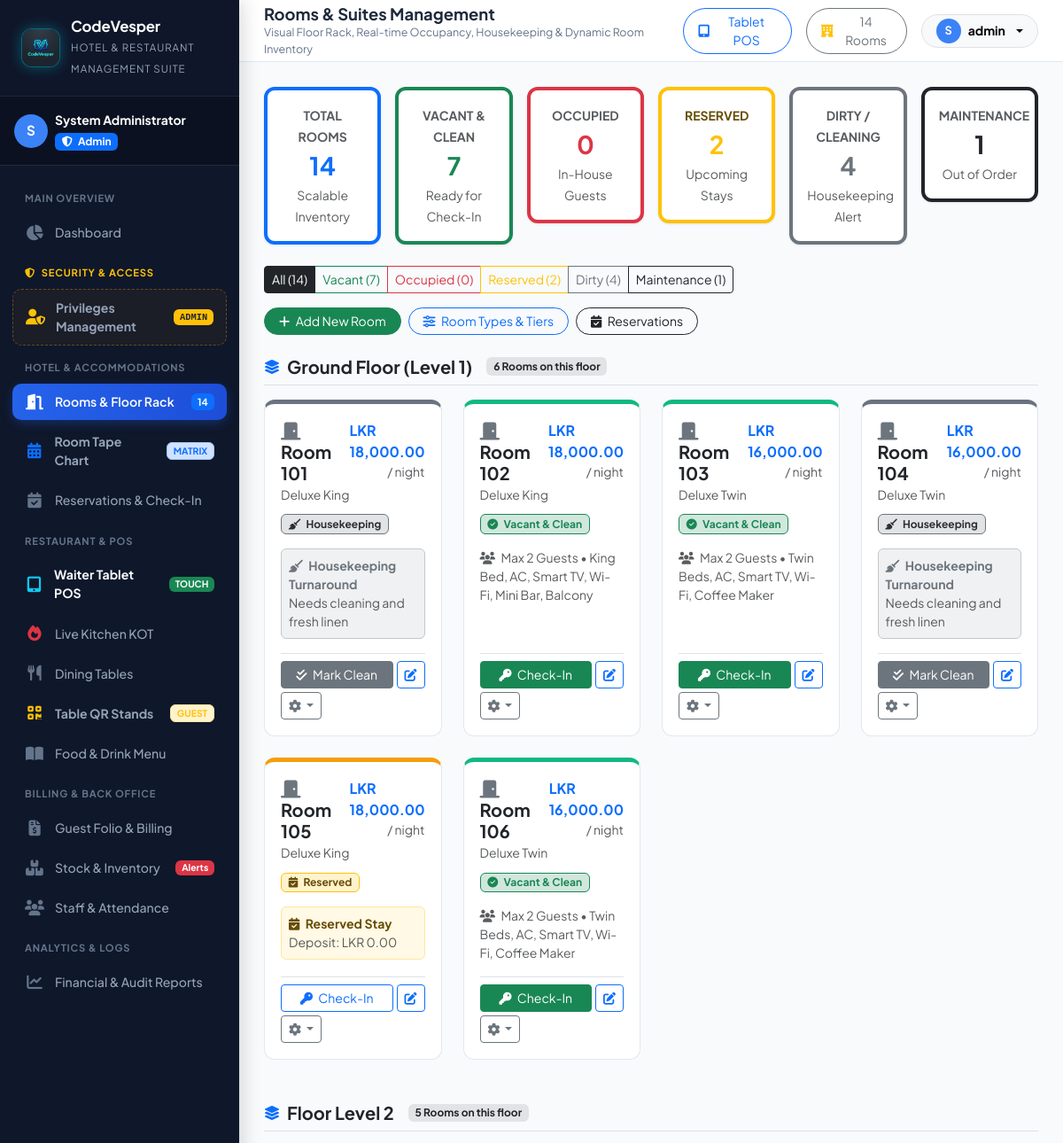
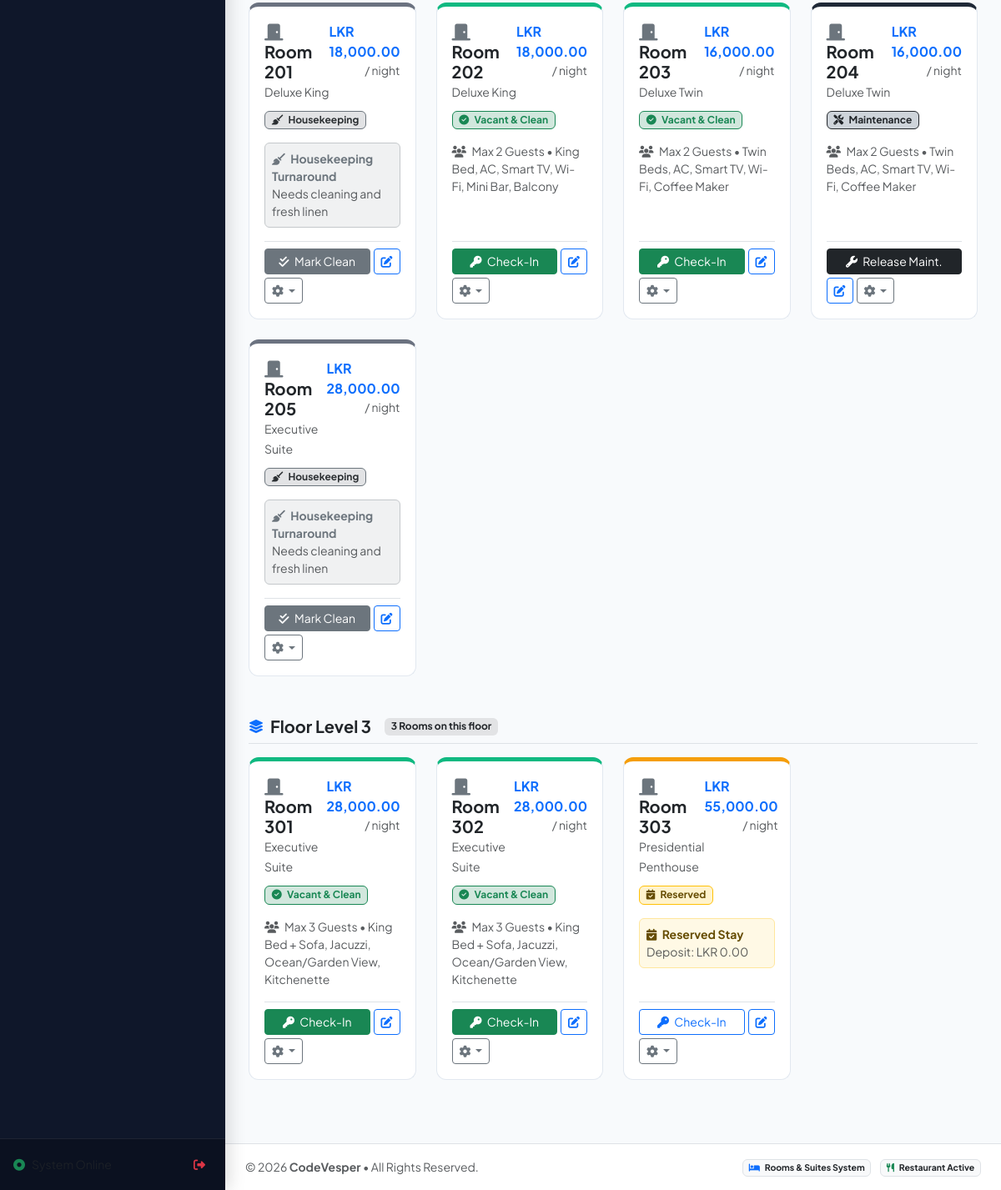
/rooms.php (signed in), run on the app's committed database (2 pictures, top to bottom).
### tables this page shows
CREATE TABLE `rooms` (
  `id` int NOT NULL AUTO_INCREMENT,
  `room_number` varchar(10) NOT NULL,
  `room_type_id` int NOT NULL,
  `floor` int NOT NULL,
  `status` enum('vacant','reserved','occupied','dirty','maintenance') DEFAULT 'vacant',
  `daily_rate` decimal(10,2) NOT NULL,
  `notes` varchar(255) DEFAULT NULL,
  PRIMARY KEY (`id`)  ,
  UNIQUE KEY `room_number` (`room_number`),
  KEY `room_type_id` (`room_type_id`),
  CONSTRAINT `rooms_ibfk_1` FOREIGN KEY (`room_type_id`) REFERENCES `room_types` (`id`)
);

CREATE TABLE `room_types` (
  `id` int NOT NULL AUTO_INCREMENT,
  `name` varchar(50) NOT NULL,
  `code` varchar(10) NOT NULL,
  `base_price` decimal(10,2) NOT NULL,
  `capacity` int DEFAULT '2',
  `amenities` text DEFAULT NULL,
  `description` text DEFAULT NULL,
  PRIMARY KEY (`id`)  ,
  UNIQUE KEY `code` (`code`)
);

### rooms.php (the view, shortened to what this page needs)
<?php
require_once __DIR__ . '/includes/header.php';
$db = getDbConnection();
$rooms = $db->query("
    SELECT r.*, rt.name as type_name, rt.code as type_code, rt.capacity, rt.amenities,
           ci.id as check_in_id, ci.check_in_time, ci.deposit_paid,
           g.full_name as guest_name, g.phone as guest_phone,
           res.check_out_date, res.booking_ref
    FROM rooms r
    JOIN room_types rt ON r.room_type_id = rt.id
    LEFT JOIN check_ins ci ON (ci.room_id = r.id AND ci.status = 'active')
    LEFT JOIN guests g ON ci.guest_id = g.id
    LEFT JOIN reservations res ON ci.reservation_id = res.id
    ORDER BY r.floor ASC, r.room_number ASC
")->fetchAll();
$stats = [
    'total' => count($rooms),
    'vacant' => 0,
    'occupied' => 0,
    'reserved' => 0,
    'dirty' => 0,
    'maintenance' => 0
];
foreach ($rooms as $r) {
    if (isset($stats[$r['status']])) {
        $stats[$r['status']]++;
    }
}
$floors = [];
foreach ($rooms as $r) {
    $fNum = (int)$r['floor'];
    $floorLabel = ($fNum === 1) ? 'Ground Floor (Level 1)' : 'Floor Level ' . $fNum;
    $floors[$floorLabel][] = $r;
}
?>
<div class="row g-3 mb-4">
    <div class="col-6 col-md-2">
        <div class="card-custom p-3 text-center border-start border-4 border-primary">
            <span class="text-muted small fw-bold">TOTAL ROOMS</span>
            <h3 class="fw-bold my-1 text-primary"><?= $stats['total'] ?></h3>
            <span class="small text-muted">Scalable Inventory</span>
        </div>
    </div>
    <div class="col-6 col-md-2">
        <div class="card-custom p-3 text-center border-start border-4 border-success">
            <span class="text-muted small fw-bold text-success">VACANT & CLEAN</span>
            <h3 class="fw-bold my-1 text-success"><?= $stats['vacant'] ?></h3>
            <span class="small text-muted">Ready for Check-In</span>
        </div>
    </div>
    <div class="col-6 col-md-2">
        <div class="card-custom p-3 text-center border-start border-4 border-danger">
            <span class="text-muted small fw-bold text-danger">OCCUPIED</span>
            <h3 class="fw-bold my-1 text-danger"><?= $stats['occupied'] ?></h3>
            <span class="small text-muted">In-House Guests</span>
        </div>
    </div>
    <div class="col-6 col-md-2">
        <div class="card-custom p-3 text-center border-start border-4 border-warning">
            <span class="text-muted small fw-bold text-warning-emphasis">RESERVED</span>
            <h3 class="fw-bold my-1 text-warning"><?= $stats['reserved'] ?></h3>
            <span class="small text-muted">Upcoming Stays</span>
        </div>
    </div>
    <div class="col-6 col-md-2">
        <div class="card-custom p-3 text-center border-start border-4 border-secondary">
            <span class="text-muted small fw-bold text-secondary">DIRTY / CLEANING</span>
            <h3 class="fw-bold my-1 text-secondary"><?= $stats['dirty'] ?></h3>
            <span class="small text-muted">Housekeeping Alert</span>
        </div>
    </div>
    <div class="col-6 col-md-2">
        <div class="card-custom p-3 text-center border-start border-4 border-dark">
            <span class="text-muted small fw-bold text-dark">MAINTENANCE</span>
            <h3 class="fw-bold my-1 text-dark"><?= $stats['maintenance'] ?></h3>
            <span class="small text-muted">Out of Order</span>
        </div>
    </div>
</div>
<div class="d-flex flex-wrap justify-content-between align-items-center gap-3 mb-4">
    <div class="btn-group" role="group">
        <button type="button" class="btn btn-outline-dark btn-sm active" onclick="filterRooms('all', this)">All (<?= $stats['total'] ?>)</button>
        <button type="button" class="btn btn-outline-success btn-sm" onclick="filterRooms('vacant', this)">Vacant (<?= $stats['vacant'] ?>)</button>
        <button type="button" class="btn btn-outline-danger btn-sm" onclick="filterRooms('occupied', this)">Occupied (<?= $stats['occupied'] ?>)</button>
        <button type="button" class="btn btn-outline-warning btn-sm" onclick="filterRooms('reserved', this)">Reserved (<?= $stats['reserved'] ?>)</button>
        <button type="button" class="btn btn-outline-secondary btn-sm" onclick="filterRooms('dirty', this)">Dirty (<?= $stats['dirty'] ?>)</button>
        <button type="button" class="btn btn-outline-dark btn-sm" onclick="filterRooms('maintenance', this)">Maintenance (<?= $stats['maintenance'] ?>)</button>
    </div>
    <div class="d-flex flex-wrap gap-2">
        <button class="btn btn-success btn-sm px-3 rounded-pill" data-bs-toggle="modal" data-bs-target="#newRoomModal">
            <i class="fa-solid fa-plus me-1"></i> Add New Room
        </button>
        <button class="btn btn-outline-primary btn-sm px-3 rounded-pill" data-bs-toggle="modal" data-bs-target="#roomTypesModal">
            <i class="fa-solid fa-sliders me-1"></i> Room Types & Tiers
        </button>
        <a href="bookings.php" class="btn btn-outline-dark btn-sm px-3 rounded-pill">
            <i class="fa-solid fa-calendar-check me-1"></i> Reservations
        </a>
    </div>
</div>
<?php if (empty($rooms)): ?>
    <div class="card-custom p-5 text-center text-muted">
        <i class="fa-solid fa-door-open fa-4x text-secondary opacity-50 mb-3"></i>
        <h4 class="fw-bold text-dark">No Rooms Created Yet</h4>
        <p class="mb-3">Start setting up your hotel capacity by adding rooms and assigning them to floors.</p>
        <div>
            <button class="btn btn-primary px-4 rounded-pill" data-bs-toggle="modal" data-bs-target="#newRoomModal">
                <i class="fa-solid fa-plus me-1"></i> Add Your First Room
            </button>
        </div>
    </div>
<?php else: ?>
    <?php foreach ($floors as $floorName => $floorRooms): ?>
        <div class="mb-5 floor-group">
            <div class="d-flex align-items-center gap-2 mb-3 pb-2 border-bottom">
                <i class="fa-solid fa-layer-group text-primary"></i>
                <h5 class="fw-bold mb-0 text-dark"><?= htmlspecialchars($floorName) ?></h5>
                <span class="badge bg-secondary-subtle text-dark ms-2"><?= count($floorRooms) ?> Rooms on this floor</span>
            </div>
            <div class="row g-4">
                <?php foreach ($floorRooms as $room): ?>
                    <div class="col-12 col-md-6 col-lg-4 col-xl-3 room-col status-<?= $room['status'] ?>">
                        <div class="room-card status-<?= $room['status'] ?> h-100 d-flex flex-column justify-content-between">
                            <div>
                                <div class="d-flex justify-content-between align-items-start mb-2">
                                    <div>
                                        <h5 class="fw-bold mb-0 text-dark">
                                            <i class="fa-solid fa-door-closed text-secondary me-1"></i> <?= htmlspecialchars($room['room_number']) ?>
                                        </h5>
                                        <span class="text-muted small"><?= htmlspecialchars($room['type_name']) ?></span>
                                    </div>
                                    <div>
                                        <span class="fs-6 fw-bold text-primary"><?= formatMoney($room['daily_rate']) ?></span>
                                        <div class="small text-muted text-end">/ night</div>
                                    </div>
                                </div>
                                <div class="mb-3">
                                    <?= getRoomStatusBadge($room['status']) ?>
                                </div>
                                <?php if ($room['status'] === 'occupied' && !empty($room['guest_name'])): ?>
                                    <div class="bg-danger bg-opacity-10 border border-danger-subtle rounded-2 p-2 small mb-3">
                                        <div class="fw-bold text-danger"><i class="fa-solid fa-user me-1"></i> <?= htmlspecialchars($room['guest_name']) ?></div>
                                        <div class="text-muted"><i class="fa-solid fa-phone me-1"></i> <?= htmlspecialchars(formatPhoneNumber($room['guest_phone'])) ?></div>
                                        <div class="text-muted"><i class="fa-regular fa-calendar-days me-1"></i> Check-out: <?= formatDate($room['check_out_date']) ?></div>
                                    </div>
                                <?php elseif ($room['status'] === 'reserved'): ?>
                                    <div class="bg-warning bg-opacity-10 border border-warning-subtle rounded-2 p-2 small mb-3">
                                        <div class="fw-bold text-warning-emphasis"><i class="fa-solid fa-calendar-check me-1"></i> Reserved Stay</div>
                                        <div class="text-muted">Deposit: <?= formatMoney($room['deposit_paid'] ?? 0) ?></div>
                                    </div>
                                <?php elseif ($room['status'] === 'dirty'): ?>
                                    <div class="bg-secondary bg-opacity-10 border border-secondary-subtle rounded-2 p-2 small mb-3">
                                        <div class="fw-bold text-secondary"><i class="fa-solid fa-broom me-1"></i> Housekeeping Turnaround</div>
                                        <div class="text-muted">Needs cleaning and fresh linen</div>
                                    </div>
                                <?php else: ?>
                                    <div class="text-muted small mb-3">
                                        <i class="fa-solid fa-users me-1"></i> Max <?= $room['capacity'] ?> Guests &bull; <?= htmlspecialchars($room['amenities'] ?? 'AC, Wi-Fi') ?>
                                    </div>
                                <?php endif; ?>
                            </div>
                            <div class="pt-2 border-top d-flex flex-wrap gap-1 align-items-center">
                                <?php if ($room['status'] === 'vacant'): ?>
                                    <button class="btn btn-sm btn-success flex-grow-1" onclick="openCheckinModal(<?= $room['id'] ?>, '<?= htmlspecialchars($room['room_number']) ?>', <?= $room['daily_rate'] ?>)">
                                        <i class="fa-solid fa-key me-1"></i> Check-In
                                    </button>
                                <?php elseif ($room['status'] === 'dirty'): ?>
                                    <button class="btn btn-sm btn-secondary flex-grow-1" onclick="quickUpdateStatus(<?= $room['id'] ?>, 'vacant')">
                                        <i class="fa-solid fa-check-double me-1"></i> Mark Clean
                                    </button>
                                <?php elseif ($room['status'] === 'maintenance'): ?>
                                    <button class="btn btn-sm btn-dark flex-grow-1" onclick="quickUpdateStatus(<?= $room['id'] ?>, 'vacant')">
                                        <i class="fa-solid fa-wrench me-1"></i> Release Maint.
                                    </button>
                                <?php else: ?>
                                    <button class="btn btn-sm btn-outline-primary flex-grow-1" onclick="openCheckinModal(<?= $room['id'] ?>, '<?= htmlspecialchars($room['room_number']) ?>', <?= $room['daily_rate'] ?>)">
                                        <i class="fa-solid fa-key me-1"></i> Check-In
                                    </button>
                                <?php endif; ?>
                                <button class="btn btn-sm btn-outline-primary" title="Edit Room" onclick="openEditRoomModal(<?= htmlspecialchars(json_encode($room)) ?>)">
                                    <i class="fa-solid fa-pen-to-square"></i>
                                </button>
                                <div class="dropdown">
                                    <button class="btn btn-sm btn-outline-secondary dropdown-toggle" type="button" data-bs-toggle="dropdown">
                                        <i class="fa-solid fa-gear"></i>
                                    </button>
                                </div>
                            </div>
                        </div>
                    </div>
                <?php endforeach; ?>
            </div>
        </div>
    <?php endforeach; ?>
<?php endif; ?>
<?php require_once __DIR__ . '/includes/footer.php'; ?>

### includes/functions.php (shortened to what this page needs)
<?php
function formatMoney($amount): string {
    $symbol = defined('APP_CURRENCY') ? APP_CURRENCY : 'LKR ';
    return $symbol . number_format((float)$amount, 2);
}
function getRoomStatusBadge(string $status): string {
    switch (strtolower($status)) {
        case 'vacant':
            return '<span class="badge bg-success-subtle text-success border border-success"><i class="fa-solid fa-circle-check me-1"></i> Vacant & Clean</span>';
        case 'reserved':
            return '<span class="badge bg-warning-subtle text-warning-emphasis border border-warning"><i class="fa-solid fa-calendar-check me-1"></i> Reserved</span>';
        case 'dirty':
            return '<span class="badge bg-secondary-subtle text-secondary-emphasis border border-secondary"><i class="fa-solid fa-broom me-1"></i> Housekeeping</span>';
        case 'maintenance':
            return '<span class="badge bg-dark-subtle text-dark border border-dark"><i class="fa-solid fa-screwdriver-wrench me-1"></i> Maintenance</span>';
    }
}
function getRoleBadge(string $roleSlug): string {
    switch ($roleSlug) {
        case 'admin':
            return '<span class="badge bg-primary"><i class="fa-solid fa-shield-halved me-1"></i> Admin</span>';
    }
}

### assets/css/style.css (style rules this page uses)
:root { --primary: #1e3a8a; --primary-light: #3b82f6; --primary-dark: #0f172a; --gold: #d97706; --gold-light: #f59e0b; --gold-subtle: #fef3c7; --sidebar-bg: #0f172a; --sidebar-hover: #1e293b; --sidebar-active: #2563eb; --body-bg: #f8fafc; --card-bg: #ffffff; --text-main: #1e293b; --text-muted: #64748b; --border-color: #e2e8f0; --sidebar-width: 270px; --topbar-height: 70px; --radius-sm: 8px; --radius-md: 12px; --radius-lg: 18px; --shadow-sm: 0 1px 3px rgba(0,0,0,0.06), 0 1px 2px rgba(0,0,0,0.04); --shadow-md: 0 4px 12px -2px rgba(0,0,0,0.08), 0 2px 6px -1px rgba(0,0,0,0.04); --shadow-lg: 0 12px 24px -4px rgba(0,0,0,0.12), 0 4px 10px -2px rgba(0,0,0,0.05); }
* { box-sizing: border-box; }
body { font-family: 'Plus Jakarta Sans', sans-serif; background-color: var(--body-bg); color: var(--text-main); overflow-x: hidden; margin: 0; padding: 0; }
.card-custom { background: #fff; border: 1px solid var(--border-color); border-radius: var(--radius-md); box-shadow: var(--shadow-sm); transition: transform 0.2s ease, box-shadow 0.2s ease; }
.room-card { border-radius: var(--radius-md); border: 1.5px solid var(--border-color); background: #fff; padding: 18px; transition: all 0.25s ease; position: relative; overflow: hidden; }
.room-card.status-vacant { border-top: 5px solid #10b981; }
.room-card.status-reserved { border-top: 5px solid #f59e0b; }
.room-card.status-dirty { border-top: 5px solid #6b7280; }
.room-card.status-maintenance { border-top: 5px solid #1f2937; }

### assets/css/pos.css (style rules this page uses)
html, body { overflow-x: hidden !important; max-width: 100vw !important; }

### data on the page
rooms: room_number "Room 101", room_type.name "Deluxe King", daily_rate "LKR 18,000.00", status "dirty" (drawn)
rooms: room_number "Room 102", room_type.name "Deluxe King", daily_rate "LKR 18,000.00", status "vacant" (drawn), room_type.capacity "2", room_type.amenities "King Bed, AC, Smart TV, Wi-Fi, Mini Bar, Balcony"
rooms: room_number "Room 103", room_type.name "Deluxe Twin", daily_rate "LKR 16,000.00", status "vacant" (drawn), room_type.capacity "2", room_type.amenities "Twin Beds, AC, Smart TV, Wi-Fi, Coffee Maker"
rooms: room_number "Room 104", room_type.name "Deluxe Twin", daily_rate "LKR 16,000.00", status "dirty" (drawn)
rooms: room_number "Room 105", room_type.name "Deluxe King", daily_rate "LKR 18,000.00", status "reserved" (drawn), deposit_paid "LKR 0.00"
rooms: room_number "Room 106", room_type.name "Deluxe Twin", daily_rate "LKR 16,000.00", status "vacant" (drawn), room_type.capacity "2", room_type.amenities "Twin Beds, AC, Smart TV, Wi-Fi, Coffee Maker"
rooms: room_number "Room 201", room_type.name "Deluxe King", daily_rate "LKR 18,000.00", status "dirty" (drawn)
rooms: room_number "Room 202", room_type.name "Deluxe King", daily_rate "LKR 18,000.00", status "vacant" (drawn), room_type.capacity "2", room_type.amenities "King Bed, AC, Smart TV, Wi-Fi, Mini Bar, Balcony"
rooms: room_number "Room 203", room_type.name "Deluxe Twin", daily_rate "LKR 16,000.00", status "vacant" (drawn), room_type.capacity "2", room_type.amenities "Twin Beds, AC, Smart TV, Wi-Fi, Coffee Maker"
rooms: room_number "Room 204", room_type.name "Deluxe Twin", daily_rate "LKR 16,000.00", status "maintenance" (drawn), room_type.capacity "2", room_type.amenities "Twin Beds, AC, Smart TV, Wi-Fi, Coffee Maker"
rooms: room_number "Room 205", room_type.name "Executive Suite", daily_rate "LKR 28,000.00", status "dirty" (drawn)
rooms: room_number "Room 301", room_type.name "Executive Suite", daily_rate "LKR 28,000.00", status "vacant" (drawn), room_type.capacity "3", room_type.amenities "King Bed + Sofa, Jacuzzi, Ocean/Garden View, Kitchenette"
rooms: room_number "Room 302", room_type.name "Executive Suite", daily_rate "LKR 28,000.00", status "vacant" (drawn), room_type.capacity "3", room_type.amenities "King Bed + Sofa, Jacuzzi, Ocean/Garden View, Kitchenette"
rooms: room_number "Room 303", room_type.name "Presidential Penthouse", daily_rate "LKR 55,000.00", status "reserved" (drawn), deposit_paid "LKR 0.00"

### other printed values
APP_NAME "CodeVesper"
APP_TAGLINE "HOTEL & RESTAURANT MANAGEMENT SUITE"
substr($user['full_name'] ?? 'U', 0, 1) "S"
$user['full_name'] "System Administrator"
$dynamicRoomCount "14"
$pageTitle "Rooms & Suites Management"
$pageSubtitle "Visual Floor Rack, Real-time Occupancy, Housekeeping & Dynamic Room Inventory"
$totalHeaderRooms "14"
substr($currentUser['full_name'], 0, 1) "S"
$currentUser['username'] "admin"
$stats['total'] "14"
$stats['vacant'] "7"
$stats['occupied'] "0"
$stats['reserved'] "2"
$stats['dirty'] "4"
